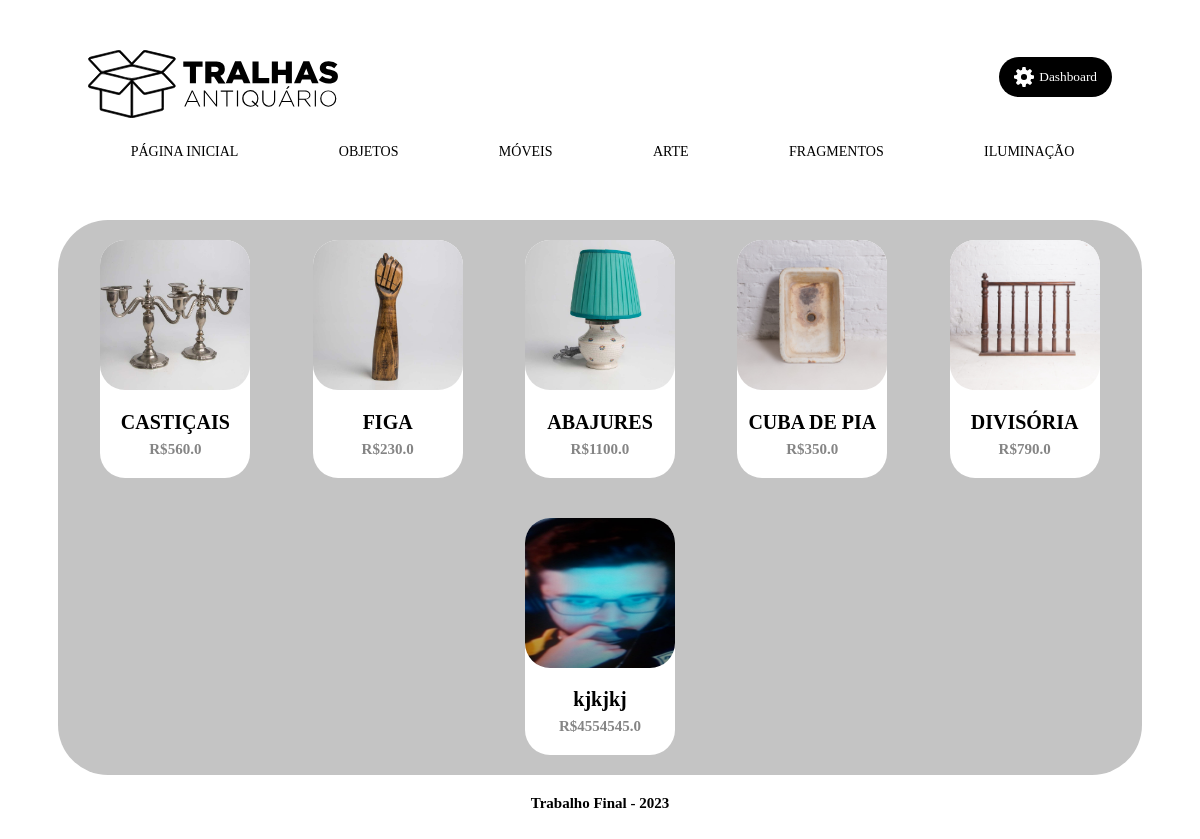
The page / on the database its author committed.
### loja/models.py (models this page shows, shortened)
class Produto(models.Model):
    nome = models.CharField(max_length=100)
    preco = models.FloatField()
    imagem = models.ImageField(upload_to="image/")
    descricao = models.TextField()
    categoria = models.ForeignKey(Categoria,on_delete=models.CASCADE)

### loja/views.py (the view)
# urls.py: path('',index,name='index'),
def index(request):
    produtos = Produto.objects.all()
    context = {
        'produtos' : produtos
    }
    return render(request, "loja/index.html",context)

### loja/templates/loja/index.html (shortened to what this page needs)
{% extends 'base.html' %}
{% block nav %}
<li>
  <a href="/">
    PÁGINA INICIAL
  </a>
</li>
<li>
  OBJETOS
</li>
<li>
  MÓVEIS
</li>
<li>
  ARTE
</li>
<li>
  FRAGMENTOS
</li>
<li>
  ILUMINAÇÃO
</li>
{% endblock %}
{% block center %}
<div class="area-produtos">
  {% for produto in produtos %}
  <a href="{% url 'detalhar_produto' id=produto.id%}">
    <div class="produto-flex">
      <img class="produto-imagem" src="media/{{produto.imagem}}" alt="logo">
      <h2 class="produto-nome">{{produto.nome}}</h2>
      <h3 class="produto-preco">R${{produto.preco}}</h3>
    </div>
  </a>
  {% endfor %}
</div>
{% endblock %}

### templates/base.html (shortened to what this page needs)
{% load static %}
<!DOCTYPE html>
<html lang="pt-br">
<head>
  <link rel="stylesheet" href="{% static 'css/style.css' %}" />
</head>
<nav>
  <div class="nav-content">
    <img src="{% static 'img/logo_nav.svg' %}" alt="">
    <div class="nav-botao-admin">
      <a href="/produtos"><button><img src="{% static 'img/icon_cfg.svg' %}" alt="">
          Dashboard
        </button></a>
    </div>
  </div>
  <div class="nav-bar">
    <ul>
      {% block nav %}
      {% endblock %}
    </ul>
  </div>
</nav>
<body>
  <div class="main">
  {% block center %}
  {% endblock %}
  </div>
</body>
<footer>
  <h3>Trabalho Final - 2023</h3>
</footer>
</html>

### static/css/style.css (style rules this page uses)
* { font-family: 'Franklin Gothic Medium'; }
nav { margin: 50px; }
nav .nav-content { display: flex; flex-wrap: wrap; align-items: center; flex-grow: 3; justify-content:space-evenly; margin-top: 30px; margin-left: 50px; margin-right: 50px; }
nav .nav-content img { width: 250px; }
nav .nav-content .nav-botao-admin a { text-decoration: none; }
nav .nav-content .nav-botao-admin a button { display: flex; align-items: center; margin-top: -15px; color: white; border-radius: 25px; background-color: rgb(0, 0, 0); border-style: none; padding: 10px; padding-left: 15px; padding-right: 15px; }
nav .nav-content .nav-botao-admin a img { width: 20px; }
nav .nav-bar ul { display: flex; justify-content:space-around; }
nav .nav-bar ul li { display: inline-block; font-size: 14px; margin-top: 10px; margin-right: 35px; }
nav .nav-bar ul li a { text-decoration: none; color: black; }
.area-produtos { display: flex; justify-content: space-evenly; flex-wrap: wrap; align-content: flex-start; align-items: center; background-color: rgb(196, 196, 196); border-radius: 50px; margin-top: 10px; margin-left: 50px; margin-right: 50px; }
.area-produtos a { text-decoration: none; color: black; }
.area-produtos .produto-flex { text-align: center; margin: 20px; padding-bottom: 5px; background-color: white; border-radius: 25px; }
.area-produtos a .produto-flex img { width: 150px; height: 150px; border-radius: 25px; }
.area-produtos a .produto-flex .produto-nome { font-size: 20px; }
.area-produtos a .produto-flex .produto-preco { margin-top: -10px; color:rgb(133, 133, 133); font-size: 15px; }
.main { display: flex; justify-content: center; }
footer { margin-top: 20px; background-color: white; text-align: center; margin-bottom: 30px; }
footer h3 { font-size: 15px; }
nav .nav-content { display: flex; align-items: center; align-content: center; justify-content: space-between; margin-top: 20px; margin-left: 30px; margin-right: 30px; }
nav .nav-content .nav-botao-admin a img { width: 20px; margin-right: 5px; }
nav .nav-bar li { display: inline-block; }
nav .nav-bar li { font-size: 14px; margin-top: 10px; margin-right: 35px; }

### rows shown on the page
Produto: imagem (picture), nome "CASTIÇAIS", preco "560.0"
Produto: imagem (picture), nome "FIGA", preco "230.0"
Produto: imagem (picture), nome "ABAJURES", preco "1100.0"
Produto: imagem (picture), nome "CUBA DE PIA", preco "350.0"
Produto: imagem (picture), nome "DIVISÓRIA", preco "790.0"
Produto: imagem (picture), nome "kjkjkj", preco "4554545.0"
